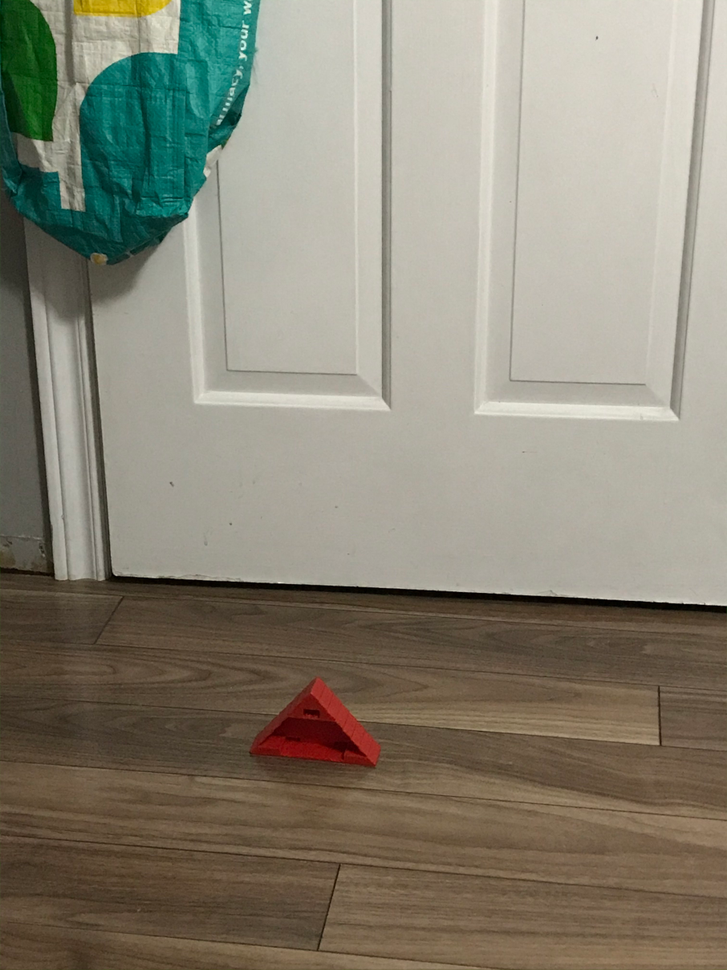
//> input picture OpenCV_MSVC_Testing/Resources/edited_rt_no_cast.png, 727 x 970 px, shrunk from 906 x 1209 before the run
$ ./negative_detect   (built with g++ and OpenCV 4)
//> lines starting //> are read from the running program, lines starting //| are printed output that depends on the picture
#include <opencv2/imgcodecs.hpp>
#include <opencv2/highgui.hpp>
#include <opencv2/imgproc.hpp>
#include <iostream>

int main() {

	std::string no_cast_img_path = "Resources/edited_rt_no_cast.png";
	std::string casted_img_path = "Resources/edited_rt_casted.png";

	//Defining image matrices

	cv::Mat raw_diff;
	cv::Mat no_cast = cv::imread(no_cast_img_path);
//> no_cast is the input picture: 970 rows x 727 cols, CV_8UC3; mean B, G, R 117.6, 132.9, 137.6
	cv::Mat casted  = cv::imread(casted_img_path);
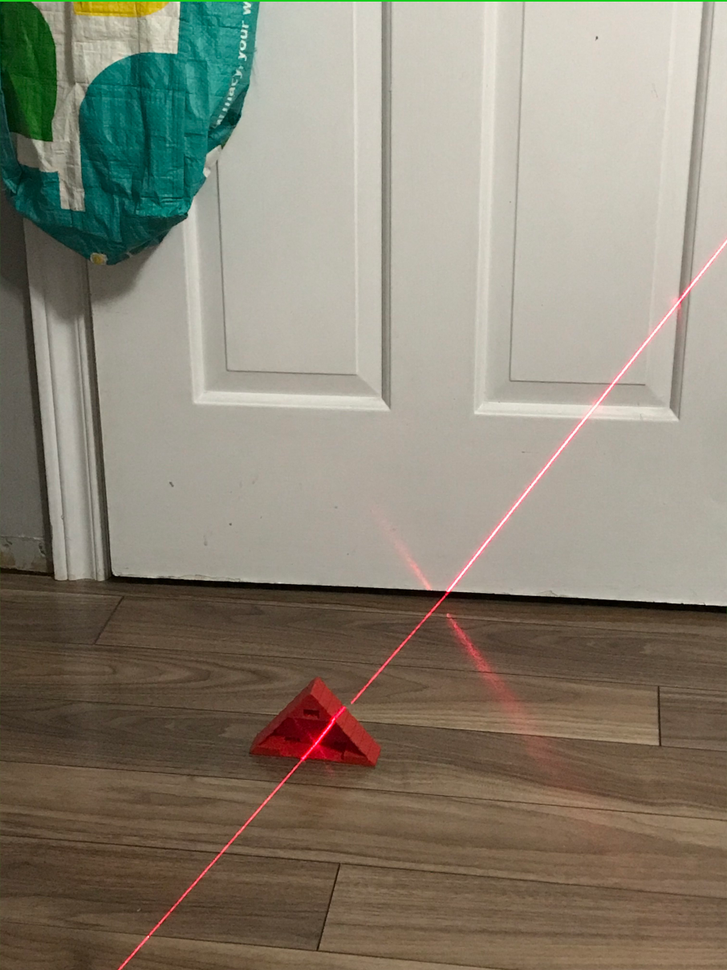
//> input picture OpenCV_MSVC_Testing/Resources/edited_rt_casted.png, 727 x 970 px, shrunk from 906 x 1209 before the run
//> casted is the input picture: 970 rows x 727 cols, CV_8UC3; mean B, G, R 117, 132.1, 138.8

	//Some preprocessing:
	cv::Mat no_cast_pp, casted_pp;

	//Trying to blur the images first

	//Gaussian Blur parameters
	int size = 3;
	double sigX = 3; double sigY = 3;

	//Pre-Processing:

	cv::Mat proc_diff;

	cv::GaussianBlur(no_cast, no_cast_pp, cv::Size(size, size), sigX, sigY); //no_cast
	cv::GaussianBlur(casted, casted_pp, cv::Size(size, size), sigX, sigY); //casted

	//Abs without any preprocessing
	cv::absdiff(no_cast, casted, raw_diff);
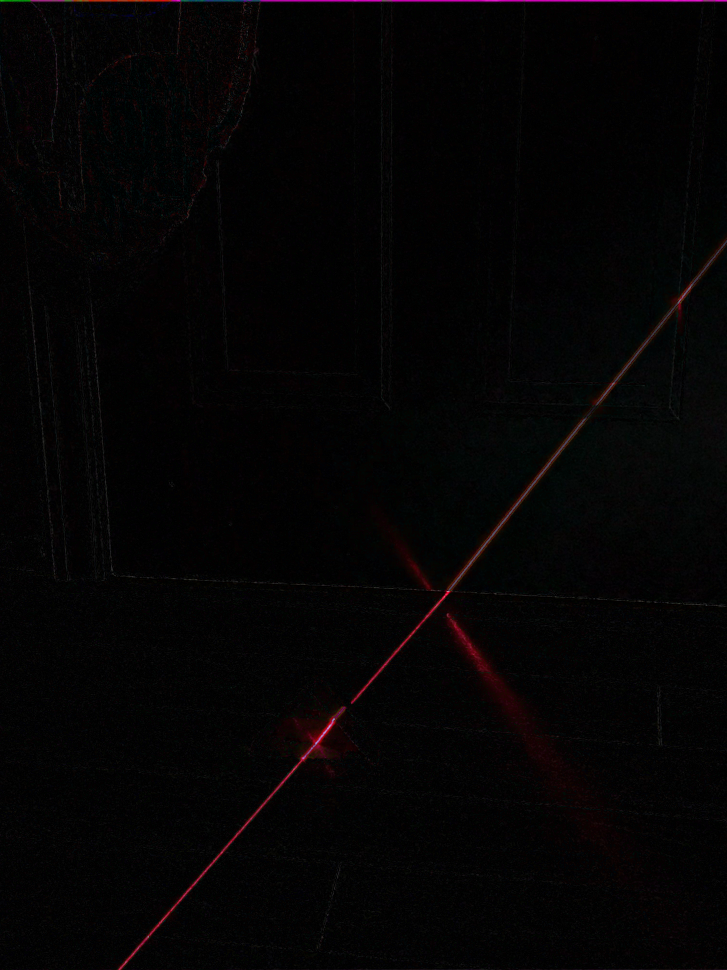
//> raw_diff: 970 rows x 727 cols, CV_8UC3; mean B, G, R 3.7, 3.4, 4.5
	//Abs with preproc
	cv::absdiff(no_cast_pp, casted_pp, proc_diff);

	cv::imshow("Raw Difference (No Pre-processing)",raw_diff);

	cv::imshow("Difference with Pre-processing", proc_diff);


	cv::waitKey(0);

}
